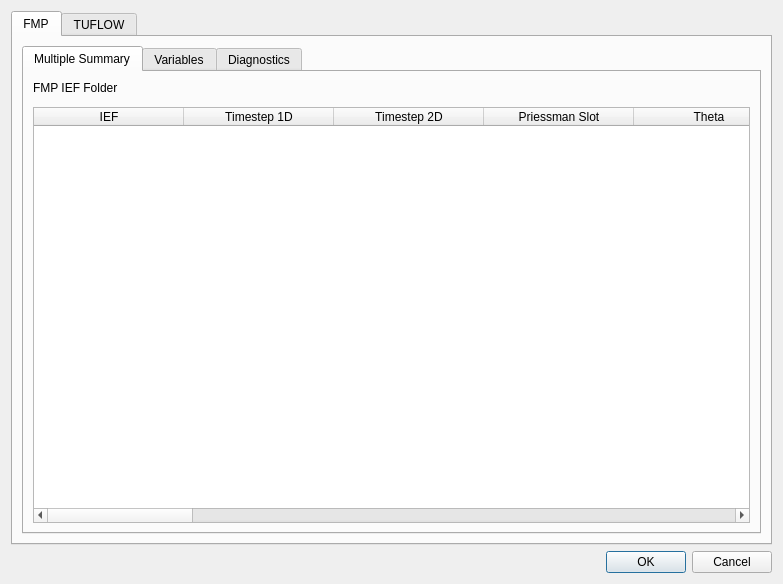
<?xml version="1.0" encoding="UTF-8"?>
<ui version="4.0">
 <class>FmpTuflowVariablesCheckDialog</class>
 <widget class="QDialog" name="FmpTuflowVariablesCheckDialog">
  <property name="geometry">
   <rect>
    <x>0</x>
    <y>0</y>
    <width>783</width>
    <height>584</height>
   </rect>
  </property>
  <property name="windowTitle">
   <string>Check Default FMP-TUFLOW Variables</string>
  </property>
  <property name="sizeGripEnabled">
   <bool>false</bool>
  </property>
  <property name="modal">
   <bool>false</bool>
  </property>
  <layout class="QVBoxLayout" name="verticalLayout_3">
   <item>
    <widget class="QTabWidget" name="mainTabWidget">
     <property name="currentIndex">
      <number>0</number>
     </property>
     <widget class="QWidget" name="fmpTab">
      <attribute name="title">
       <string>FMP</string>
      </attribute>
      <layout class="QVBoxLayout" name="verticalLayout">
       <item>
        <widget class="QTabWidget" name="fmpTabWidget">
         <property name="currentIndex">
          <number>0</number>
         </property>
         <widget class="QWidget" name="multipleCheck">
          <attribute name="title">
           <string>Multiple Summary</string>
          </attribute>
          <layout class="QVBoxLayout" name="verticalLayout_8">
           <item>
            <widget class="QLabel" name="label_12">
             <property name="text">
              <string>FMP IEF Folder</string>
             </property>
            </widget>
           </item>
           <item>
            <widget class="QgsFileWidget" name="fmpIefFolderFileWidget"/>
           </item>
           <item>
            <widget class="QTableWidget" name="fmpMultipleSummaryTable">
             <attribute name="horizontalHeaderDefaultSectionSize">
              <number>150</number>
             </attribute>
             <attribute name="horizontalHeaderStretchLastSection">
              <bool>true</bool>
             </attribute>
             <column>
              <property name="text">
               <string>IEF</string>
              </property>
             </column>
             <column>
              <property name="text">
               <string>Timestep 1D</string>
              </property>
             </column>
             <column>
              <property name="text">
               <string>Timestep 2D</string>
              </property>
             </column>
             <column>
              <property name="text">
               <string>Priessman Slot</string>
              </property>
             </column>
             <column>
              <property name="text">
               <string>Theta</string>
              </property>
             </column>
             <column>
              <property name="text">
               <string>Alpha</string>
              </property>
             </column>
             <column>
              <property name="text">
               <string>Qtol</string>
              </property>
             </column>
             <column>
              <property name="text">
               <string>Htol</string>
              </property>
             </column>
             <column>
              <property name="text">
               <string>DFlood</string>
              </property>
             </column>
             <column>
              <property name="text">
               <string>Max Iter</string>
              </property>
             </column>
             <column>
              <property name="text">
               <string>Min Iter</string>
              </property>
             </column>
             <column>
              <property name="text">
               <string>Matrix Dummy</string>
              </property>
             </column>
             <column>
              <property name="text">
               <string>Global Matrix Dummy</string>
              </property>
             </column>
             <column>
              <property name="text">
               <string>Double Precision 1D</string>
              </property>
             </column>
             <column>
              <property name="text">
               <string>2D Scheme</string>
              </property>
             </column>
             <column>
              <property name="text">
               <string>Double Precision 2D</string>
              </property>
             </column>
             <column>
              <property name="text">
               <string>2D Run Options</string>
              </property>
             </column>
             <column>
              <property name="text">
               <string>2D Scheme</string>
              </property>
             </column>
             <column>
              <property name="text">
               <string>Full Path</string>
              </property>
             </column>
            </widget>
           </item>
          </layout>
         </widget>
         <widget class="QWidget" name="fmpVariablesTab">
          <attribute name="title">
           <string>Variables</string>
          </attribute>
          <layout class="QVBoxLayout" name="verticalLayout_4">
           <item>
            <layout class="QHBoxLayout" name="horizontalLayout_4">
             <item>
              <widget class="QLabel" name="label">
               <property name="text">
                <string>FMP .ief File</string>
               </property>
              </widget>
             </item>
             <item>
              <widget class="QgsFileWidget" name="iefFileWidget">
               <property name="filter">
                <string>*.ief</string>
               </property>
              </widget>
             </item>
            </layout>
           </item>
           <item>
            <layout class="QHBoxLayout" name="horizontalLayout">
             <item>
              <widget class="QPushButton" name="iefTableRefreshBtn">
               <property name="text">
                <string>Refresh</string>
               </property>
              </widget>
             </item>
             <item>
              <spacer name="horizontalSpacer">
               <property name="orientation">
                <enum>Qt::Horizontal</enum>
               </property>
               <property name="sizeHint" stdset="0">
                <size>
                 <width>40</width>
                 <height>20</height>
                </size>
               </property>
              </spacer>
             </item>
            </layout>
           </item>
           <item>
            <widget class="QLabel" name="label_3">
             <property name="text">
              <string>Variable Settings</string>
             </property>
            </widget>
           </item>
           <item>
            <widget class="QTableWidget" name="fmpVariablesTable">
             <property name="horizontalScrollBarPolicy">
              <enum>Qt::ScrollBarAlwaysOn</enum>
             </property>
             <property name="alternatingRowColors">
              <bool>false</bool>
             </property>
             <property name="sortingEnabled">
              <bool>false</bool>
             </property>
             <attribute name="horizontalHeaderDefaultSectionSize">
              <number>100</number>
             </attribute>
             <attribute name="horizontalHeaderMinimumSectionSize">
              <number>100</number>
             </attribute>
             <attribute name="horizontalHeaderStretchLastSection">
              <bool>true</bool>
             </attribute>
             <column>
              <property name="text">
               <string>Variable</string>
              </property>
             </column>
             <column>
              <property name="text">
               <string>Is Default?</string>
              </property>
             </column>
             <column>
              <property name="text">
               <string>Value</string>
              </property>
             </column>
             <column>
              <property name="text">
               <string>Default</string>
              </property>
             </column>
             <column>
              <property name="text">
               <string>Description</string>
              </property>
             </column>
            </widget>
           </item>
           <item>
            <widget class="QLabel" name="label_5">
             <property name="text">
              <string>Files</string>
             </property>
            </widget>
           </item>
           <item>
            <widget class="QTableWidget" name="fmpFilesTable">
             <attribute name="horizontalHeaderStretchLastSection">
              <bool>true</bool>
             </attribute>
             <column>
              <property name="text">
               <string>File Type</string>
              </property>
             </column>
             <column>
              <property name="text">
               <string>Path</string>
              </property>
             </column>
            </widget>
           </item>
          </layout>
         </widget>
         <widget class="QWidget" name="fmpDiagnosticsTab">
          <attribute name="title">
           <string>Diagnostics</string>
          </attribute>
          <layout class="QVBoxLayout" name="verticalLayout_6">
           <item>
            <layout class="QGridLayout" name="gridLayout">
             <item row="0" column="0">
              <widget class="QLabel" name="label_4">
               <property name="text">
                <string>ZZD File name</string>
               </property>
              </widget>
             </item>
             <item row="0" column="1">
              <widget class="QgsFileWidget" name="zzdFileWidget"/>
             </item>
            </layout>
           </item>
           <item>
            <layout class="QHBoxLayout" name="horizontalLayout_3">
             <item>
              <widget class="QPushButton" name="zzdTableRefreshBtn">
               <property name="text">
                <string>Refresh</string>
               </property>
              </widget>
             </item>
             <item>
              <spacer name="horizontalSpacer_3">
               <property name="orientation">
                <enum>Qt::Horizontal</enum>
               </property>
               <property name="sizeHint" stdset="0">
                <size>
                 <width>40</width>
                 <height>20</height>
                </size>
               </property>
              </spacer>
             </item>
            </layout>
           </item>
           <item>
            <widget class="QLabel" name="label_6">
             <property name="text">
              <string>Run Summary</string>
             </property>
            </widget>
           </item>
           <item>
            <widget class="QTableWidget" name="fmpRunSummaryTable">
             <attribute name="horizontalHeaderStretchLastSection">
              <bool>true</bool>
             </attribute>
             <column>
              <property name="text">
               <string>Type</string>
              </property>
             </column>
             <column>
              <property name="text">
               <string>Value</string>
              </property>
             </column>
             <column>
              <property name="text">
               <string>Description</string>
              </property>
             </column>
            </widget>
           </item>
           <item>
            <widget class="QLabel" name="label_7">
             <property name="text">
              <string>Errors and Warnings</string>
             </property>
            </widget>
           </item>
           <item>
            <widget class="QTableWidget" name="fmpDiagnosticsTable">
             <attribute name="horizontalHeaderStretchLastSection">
              <bool>true</bool>
             </attribute>
             <column>
              <property name="text">
               <string>Type</string>
              </property>
             </column>
             <column>
              <property name="text">
               <string>Count</string>
              </property>
             </column>
             <column>
              <property name="text">
               <string>Descripton</string>
              </property>
             </column>
            </widget>
           </item>
          </layout>
         </widget>
        </widget>
       </item>
      </layout>
     </widget>
     <widget class="QWidget" name="tlfTab">
      <attribute name="title">
       <string>TUFLOW</string>
      </attribute>
      <layout class="QVBoxLayout" name="verticalLayout_5">
       <item>
        <widget class="QLabel" name="label_2">
         <property name="text">
          <string>TUFLOW .tlf File</string>
         </property>
        </widget>
       </item>
       <item>
        <widget class="QgsFileWidget" name="tlfFileWidget">
         <property name="filter">
          <string>*.tlf</string>
         </property>
        </widget>
       </item>
       <item>
        <layout class="QHBoxLayout" name="horizontalLayout_2">
         <item>
          <widget class="QPushButton" name="tlfTableRefreshBtn">
           <property name="text">
            <string>Refresh</string>
           </property>
          </widget>
         </item>
         <item>
          <spacer name="horizontalSpacer_2">
           <property name="orientation">
            <enum>Qt::Horizontal</enum>
           </property>
           <property name="sizeHint" stdset="0">
            <size>
             <width>40</width>
             <height>20</height>
            </size>
           </property>
          </spacer>
         </item>
        </layout>
       </item>
       <item>
        <widget class="QTabWidget" name="tuflowTabWidget">
         <property name="currentIndex">
          <number>0</number>
         </property>
         <widget class="QWidget" name="tuflowVariablesTab">
          <attribute name="title">
           <string>Variables</string>
          </attribute>
          <layout class="QVBoxLayout" name="verticalLayout_2">
           <item>
            <widget class="QLabel" name="label_9">
             <property name="text">
              <string>Variables Settings</string>
             </property>
            </widget>
           </item>
           <item>
            <widget class="QTableWidget" name="tuflowVariablesTable">
             <property name="alternatingRowColors">
              <bool>false</bool>
             </property>
             <attribute name="horizontalHeaderDefaultSectionSize">
              <number>100</number>
             </attribute>
             <attribute name="horizontalHeaderMinimumSectionSize">
              <number>100</number>
             </attribute>
             <attribute name="horizontalHeaderStretchLastSection">
              <bool>true</bool>
             </attribute>
             <column>
              <property name="text">
               <string>Variable</string>
              </property>
             </column>
             <column>
              <property name="text">
               <string>Is Default?</string>
              </property>
             </column>
             <column>
              <property name="text">
               <string>Value</string>
              </property>
             </column>
             <column>
              <property name="text">
               <string>Default</string>
              </property>
             </column>
             <column>
              <property name="text">
               <string>Options</string>
              </property>
             </column>
             <column>
              <property name="text">
               <string>Description</string>
              </property>
             </column>
            </widget>
           </item>
           <item>
            <widget class="QLabel" name="label_10">
             <property name="text">
              <string>Files</string>
             </property>
            </widget>
           </item>
           <item>
            <widget class="QTableWidget" name="tuflowFilesTable">
             <attribute name="horizontalHeaderStretchLastSection">
              <bool>true</bool>
             </attribute>
             <column>
              <property name="text">
               <string>Type</string>
              </property>
             </column>
             <column>
              <property name="text">
               <string>Domain</string>
              </property>
             </column>
             <column>
              <property name="text">
               <string>File Name</string>
              </property>
             </column>
             <column>
              <property name="text">
               <string>TLF Line</string>
              </property>
             </column>
            </widget>
           </item>
          </layout>
         </widget>
         <widget class="QWidget" name="tuflowDiagnosticsTab">
          <attribute name="title">
           <string>Diagnostics</string>
          </attribute>
          <layout class="QVBoxLayout" name="verticalLayout_7">
           <item>
            <widget class="QLabel" name="label_8">
             <property name="text">
              <string>Run Summary</string>
             </property>
            </widget>
           </item>
           <item>
            <widget class="QTableWidget" name="tuflowRunSummaryTable">
             <attribute name="horizontalHeaderStretchLastSection">
              <bool>true</bool>
             </attribute>
             <column>
              <property name="text">
               <string>Type</string>
              </property>
             </column>
             <column>
              <property name="text">
               <string>Value</string>
              </property>
             </column>
             <column>
              <property name="text">
               <string>Description</string>
              </property>
             </column>
            </widget>
           </item>
           <item>
            <widget class="QLabel" name="label_11">
             <property name="text">
              <string>Checks, Warnings and Errors</string>
             </property>
            </widget>
           </item>
           <item>
            <widget class="QTableWidget" name="tuflowDiagnosticsTable">
             <attribute name="horizontalHeaderStretchLastSection">
              <bool>true</bool>
             </attribute>
             <column>
              <property name="text">
               <string>Type</string>
              </property>
             </column>
             <column>
              <property name="text">
               <string>Code</string>
              </property>
             </column>
             <column>
              <property name="text">
               <string>Count</string>
              </property>
             </column>
             <column>
              <property name="text">
               <string>Message</string>
              </property>
             </column>
             <column>
              <property name="text">
               <string>Wiki Link</string>
              </property>
             </column>
            </widget>
           </item>
          </layout>
         </widget>
        </widget>
       </item>
      </layout>
     </widget>
    </widget>
   </item>
   <item>
    <widget class="QDialogButtonBox" name="buttonBox">
     <property name="orientation">
      <enum>Qt::Horizontal</enum>
     </property>
     <property name="standardButtons">
      <set>QDialogButtonBox::Cancel|QDialogButtonBox::Ok</set>
     </property>
    </widget>
   </item>
  </layout>
 </widget>
 <customwidgets>
  <customwidget>
   <class>QgsFileWidget</class>
   <extends>QWidget</extends>
   <header>qgsfilewidget.h</header>
  </customwidget>
 </customwidgets>
 <resources/>
 <connections>
  <connection>
   <sender>buttonBox</sender>
   <signal>accepted()</signal>
   <receiver>FmpTuflowVariablesCheckDialog</receiver>
   <slot>accept()</slot>
   <hints>
    <hint type="sourcelabel">
     <x>248</x>
     <y>254</y>
    </hint>
    <hint type="destinationlabel">
     <x>157</x>
     <y>274</y>
    </hint>
   </hints>
  </connection>
  <connection>
   <sender>buttonBox</sender>
   <signal>rejected()</signal>
   <receiver>FmpTuflowVariablesCheckDialog</receiver>
   <slot>reject()</slot>
   <hints>
    <hint type="sourcelabel">
     <x>316</x>
     <y>260</y>
    </hint>
    <hint type="destinationlabel">
     <x>286</x>
     <y>274</y>
    </hint>
   </hints>
  </connection>
 </connections>
</ui>
